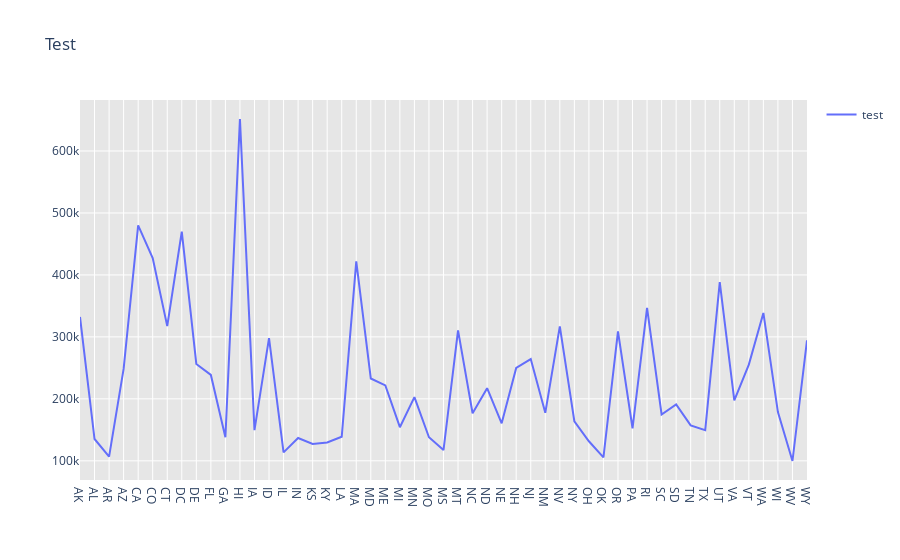

Write notebook code for a chart like this one.
### Code cell
fig = go.Figure(go.Scatter(x = df['Name'], y = df['9/30/2020'],
                  name='test'))

fig.update_layout(title='Test',
                   plot_bgcolor='rgb(230, 230,230)',
                   showlegend=True)

fig.show()

### Figure 1 — Plotly figure (JSON) as saved in the notebook; plotly's stock layout.template omitted (floating-point values rounded to 4 significant figures)
{"data": [{"name": "test", "type": "scatter", "x": ["AK", "AL", "AR", "AZ", "CA", "CO", "CT", "DC", "DE", "FL", "GA", "HI", "IA", "ID", "IL", "IN", "KS", "KY", "LA", "MA", "MD", "ME", "MI", "MN", "MO", "MS", "MT", "NC", "ND", "NE", "NH", "NJ", "NM", "NV", "NY", "OH", "OK", "OR", "PA", "RI", "SC", "SD", "TN", "TX", "UT", "VA", "VT", "WA", "WI", "WV", "WY"], "y": [332200.0, 135200.0, 106700.0, 248400, 480100.0, 427300.0, 317400.0, 469854, 256400.0, 238700.0, 138000.0, 651700.0, 149500.0, 298100.0, 113600.0, 136900.0, 127300.0, 129500.0, 138872, 421934, 232900.0, 221700.0, 154300.0, 202800.0, 138100.0, 117300.0, 310500.0, 176800.0, 217300.0, 160600.0, 249900.0, 264200.0, 177400.0, 316900.0, 163900.0, 131600.0, 105700.0, 309000.0, 152500.0, 347003, 174800.0, 191200.0, 157200.0, 149500.0, 388400.0, 197700.0, 255246, 338700.0, 178700.0, 99730.0, 294500.0]}], "layout": {"plot_bgcolor": "rgb(230, 230,230)", "showlegend": true, "title": {"text": "Test"}}}
